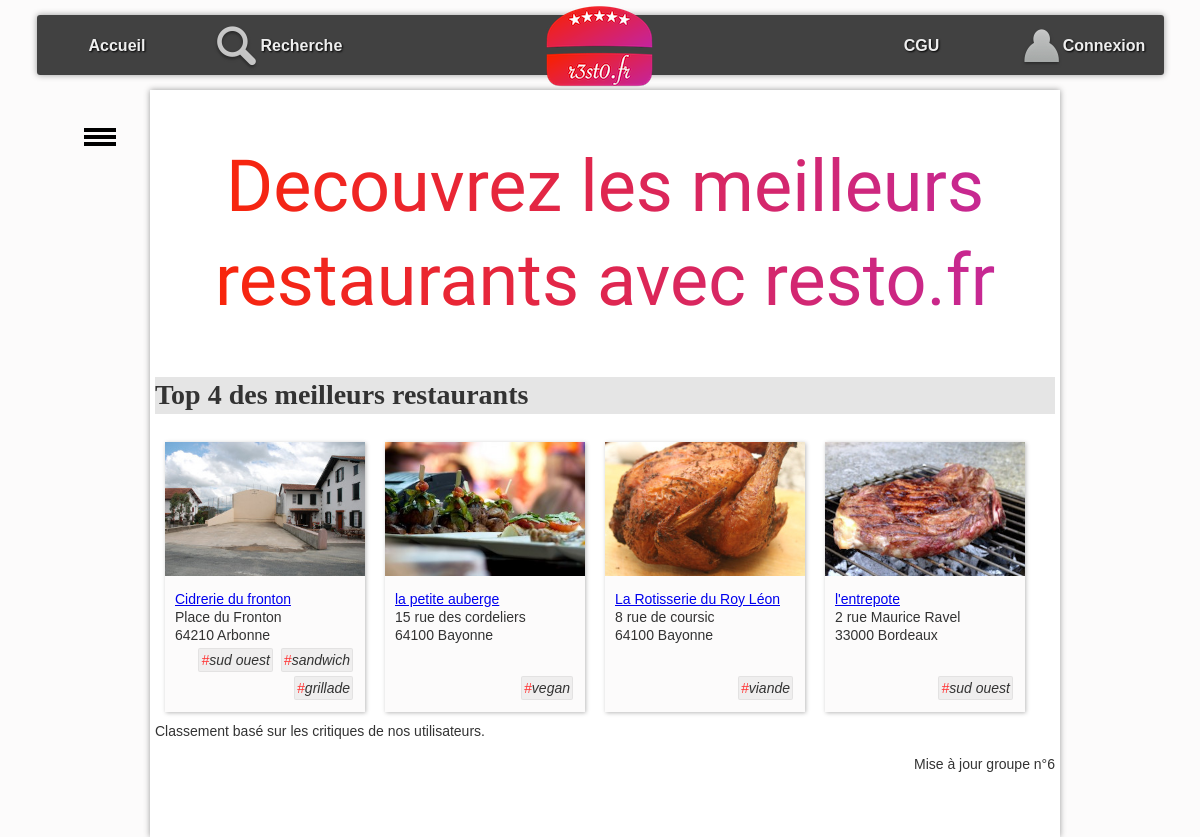
The page / on the database its author committed.
### tables this page shows
CREATE TABLE IF NOT EXISTS `resto` (
  `idR` bigint(20) NOT NULL,
  `nomR` varchar(255) DEFAULT NULL,
  `numAdrR` varchar(20) DEFAULT NULL,
  `voieAdrR` varchar(255) DEFAULT NULL,
  `cpR` char(5) DEFAULT NULL,
  `villeR` varchar(255) DEFAULT NULL,
  `latitudeDegR` float DEFAULT NULL,
  `longitudeDegR` float DEFAULT NULL,
  `descR` text,
  `horairesR` text,
  PRIMARY KEY (`idR`)
);

CREATE TABLE IF NOT EXISTS `photo` (
  `idP` bigint(20) NOT NULL,
  `cheminP` varchar(255) DEFAULT NULL,
  `idR` bigint(20) DEFAULT NULL,
  PRIMARY KEY (`idP`),
  KEY `idR` (`idR`)
);

CREATE TABLE IF NOT EXISTS `typecuisine` (
  `idTC` bigint(20) NOT NULL,
  `libelleTC` varchar(255) DEFAULT NULL,
  PRIMARY KEY (`idTC`)
);

### controleur/accueil.php (called while the page is built, shortened)
<?php
    $listeRestos = RestoDAO::getTop4();
    require_once "$racine/vue/entete.html.php";
    require_once "$racine/vue/vueAccueil.php";
    require_once "$racine/vue/pied.html.php";
?>

### index.php (called while the page is built, shortened)
<?php
require_once "getRacine.php";
require_once "$racine/includes/autoload.inc.php";
if (isset($_GET["action"])){
    $action = $_GET["action"];
}
else{
    $action = "defaut";
}
$fichier = controleurPrincipal($action);
try{
    require_once "$racine/controleur/$fichier";
} catch (Throwable $e) {
    ajouterMessage($action." : ".$e->getMessage());
    $titre = "Erreur";
    require_once "$racine/vue/entete.html.php";
    require_once "$racine/vue/pied.html.php";
}

### includes/autoload.inc.php (called while the page is built, shortened)
<?php
function chargeurBaseEspacesDeNoms(string $className) {
    $fileName = __DIR__ . '/../';
    $fileName .= str_replace('\\', DIRECTORY_SEPARATOR, $className) . '.class.php';
}

### modele/dao/Bdd.class.php (called while the page is built, shortened)
<?php
class Bdd {
    private static ?PDO $pdo=null;
    private static $login = "root";
    private static $mdp = "";
    private static $bd = "resto2";
    private static $serveur = "localhost";
    private static $pdoOptions = array  (
        PDO::MYSQL_ATTR_INIT_COMMAND => "SET NAMES utf8"
        ,PDO::ATTR_ERRMODE => PDO::ERRMODE_EXCEPTION
                                        );
    public static function connecter() : ?PDO  {
        if (is_null(self::$pdo)) {
                self::$pdo = new PDO("mysql:host=".self::$serveur.";dbname=".self::$bd, self::$login, self::$mdp, self::$pdoOptions);
        }
        return self::$pdo;
    }
    public static function getConnexion() : ?PDO {
        return self::$pdo;
    }
}

### modele/dao/RestoDAO.class.php (called while the page is built, shortened)
<?php
class RestoDAO {
    public static function getTop4(): array {
        $lesObjets = array();
        try {
            $requete = "SELECT avg(note) AS MeilleurNotes, r.idR, nomR, numAdrR, voieAdrR, cpR, villeR, latitudeDegR, longitudeDegR, descR, horairesR
                       FROM resto r
                       INNER JOIN critiquer c ON r.idR = c.idR
                       GROUP BY r.idR, nomR, numAdrR, voieAdrR, cpR, villeR, latitudeDegR, longitudeDegR, descR, horairesR
                       ORDER BY MeilleurNotes DESC
                       LIMIT 4;
                    ";
            $stmt = Bdd::getConnexion()->prepare($requete);
            $ok = $stmt->execute();
            if ($ok) {
                while ($enreg = $stmt->fetch(PDO::FETCH_ASSOC)) {
                    $lesObjets[] = self::enregistrementVersObjet($enreg);
                }
            }
        } catch (PDOException $e) {
            throw new Exception("Erreur dans la méthode " . get_called_class() . "::getTop4 : <br/>" . $e->getMessage());
        }
        return $lesObjets;
    }
    private static function enregistrementVersObjet(array $enreg): Resto {
        $id = $enreg['idR'];
        $leResto = new Resto(
                $enreg['idR'], $enreg['nomR'], $enreg['numAdrR'], $enreg['voieAdrR'], $enreg['cpR'], $enreg['villeR'],
                $enreg['latitudeDegR'], $enreg['longitudeDegR'], $enreg['descR'], $enreg['horairesR']
        );
        $lesCritiques = CritiqueDAO::getAllByResto($id);
        $lesPhotos = PhotoDAO::getAllByResto($id);
        $lesTcProposes = TypeCuisineDAO::getAllProposesByIdR($id);
        $leResto->setLesTypesCuisineProposes($lesTcProposes);
        $leResto->setLesPhotos($lesPhotos);
        $leResto->setLesCritiques($lesCritiques);
        return $leResto;
    }
}

### modele/dao/CritiqueDAO.class.php (called while the page is built, shortened)
<?php
class CritiqueDAO {
    public static function getAllByResto(int $idR): array {
        $lesObjets = array();
        try {
            $requete = "SELECT * FROM critiquer c"
                    . " INNER JOIN utilisateur u ON  c.idU = u.idU "
                    . " WHERE idR = :idR";
            $stmt = Bdd::getConnexion()->prepare($requete);
            $stmt->bindParam(':idR', $idR, PDO::PARAM_INT);
            $ok = $stmt->execute();
            if ($ok) {
                while ($enreg = $stmt->fetch(PDO::FETCH_ASSOC)) {
                    $user = new Utilisateur($enreg['idU'], $enreg['mailU'], $enreg['mdpU'], $enreg['pseudoU'], $enreg['adminU']);
                    $lesObjets[] = new Critique($enreg['note'], $enreg['commentaire'], $user);
                }
            }
        } catch (PDOException $e) {
            throw new Exception("Erreur dans la méthode " . get_called_class() . "::getAllByResto : <br/>" . $e->getMessage());
        }
        return $lesObjets;
    }
}

### modele/dao/PhotoDAO.class.php (called while the page is built, shortened)
<?php
class PhotoDAO {
    public static function getAllByResto(int $idR): array {
        $lesObjets = array();
        try {
            $requete = "SELECT * FROM photo WHERE idR = :idR";
            $stmt = Bdd::getConnexion()->prepare($requete);
            $stmt->bindParam(':idR', $idR, PDO::PARAM_INT);
            $ok = $stmt->execute();
            if ($ok) {
                while ($enreg = $stmt->fetch(PDO::FETCH_ASSOC)) {
                    $lesObjets[] = new Photo($enreg['idP'], $enreg['cheminP']);
                }
            }
        } catch (PDOException $e) {
            throw new Exception("Erreur dans la méthode " . get_called_class() . "::getAllByResto : <br/>" . $e->getMessage());
        }
        return $lesObjets;
    }
}

### modele/dao/TypeCuisineDAO.class.php (called while the page is built, shortened)
<?php
class TypeCuisineDAO {
    public static function getAllProposesByIdR(int $idR) : array {
        $lesObjets = array();
        try {
            $requete = "select typeCuisine.* from typeCuisine inner join proposer on typeCuisine.idTC = proposer.idTC where proposer.idR = :idR";
            $stmt = Bdd::getConnexion()->prepare($requete);
            $stmt->bindParam(':idR', $idR, PDO::PARAM_INT);
            $ok = $stmt->execute();
            if ($ok) {
                while ($enreg = $stmt->fetch(PDO::FETCH_ASSOC)) {
                    $lesObjets[] = new TypeCuisine($enreg['idTC'], $enreg['libelleTC']);
                }
            }
        } catch (PDOException $e) {
            throw new Exception("Erreur dans la méthode " . get_called_class() . "::getAllProposesByIdR : <br/>" . $e->getMessage());
        }
        return $lesObjets;
    }
}

### modele/metier/Resto.class.php (called while the page is built, shortened)
<?php
class Resto {
    private int $idR;
    private ?string $nomR;
    private ?string $numAdr;
    private ?string $voieAdr;
    private ?string $cpR;
    private ?string $villeR;
    private array $lesPhotos;
    private array $lesTypesCuisineProposes;
    function __construct(int $idR, string $nomR, ?string $numAdr, ?string $voieAdr, ?string $cpR, ?string $villeR, ?float $latitudeDegR, ?float $longitudeDegR, ?string $descR, ?string $horairesR) {
        $this->idR = $idR;
        $this->nomR = $nomR;
        $this->numAdr = $numAdr;
        $this->voieAdr = $voieAdr;
        $this->cpR = $cpR;
        $this->villeR = $villeR;
        $this->lesPhotos = array();
        $this->lesTypesCuisineProposes = array();
    }
    function getIdR(): int {
        return $this->idR;
    }
    function getNomR(): ?string {
        return $this->nomR;
    }
    function getNumAdr(): ?string {
        return $this->numAdr;
    }
    function getVoieAdr(): ?string {
        return $this->voieAdr;
    }
    function getCpR(): ?string {
        return $this->cpR;
    }
    function getVilleR(): ?string {
        return $this->villeR;
    }
    function getLesPhotos(): array {
        return $this->lesPhotos;
    }
    function getLesTypesCuisineProposes(): array {
        return $this->lesTypesCuisineProposes;
    }
    function setLesPhotos(array $lesPhotos): void {
        $this->lesPhotos = $lesPhotos;
    }
    function setLesTypesCuisineProposes(array $lesTypesCuisineProposes): void {
        $this->lesTypesCuisineProposes = $lesTypesCuisineProposes;
    }
}

### modele/metier/Photo.class.php (called while the page is built, shortened)
<?php
class Photo {
    function __construct(int $idP, string $cheminP) {
        $this->cheminP = $cheminP;
    }
}

### modele/metier/TypeCuisine.class.php (called while the page is built, shortened)
<?php
class TypeCuisine {
    private string $libelleTC;
    function __construct(int $idTC, string $libelleTC) {
        $this->libelleTC = $libelleTC;
    }
    function getLibelleTC(): string {
        return $this->libelleTC;
    }
}

### vue/vueAccueil.php (the view, shortened to what this page needs)
<div id="accroche">Decouvrez les meilleurs restaurants avec resto.fr</div>
<h1>Top 4 des meilleurs restaurants</h1>
<?php
foreach ($listeRestos as $unResto) {
     ?>
    <div class="card">
        <div class="photoCard">
            <?php
            $lesPhotos = $unResto->getLesPhotos();
            if (count($lesPhotos) > 0) {
                $laPhotoPrincipale = $lesPhotos[0];
                ?>
                <img src="photos/<?= $laPhotoPrincipale->getCheminP() ?>" alt="photo du restaurant" />
    <?php } ?>
        </div>
        <div class="descrCard">
            <a href="./?action=detail&idR=<?= $unResto->getIdR() ?>"><?= $unResto->getNomR() ?></a>
            <br />
            <?= $unResto->getNumAdr() ?>
            <?= $unResto->getVoieAdr() ?>
            <br />
    <?= $unResto->getCpR() ?>
    <?= $unResto->getVilleR() ?>
        </div>
        <div class="tagCard">
            <ul id="tagFood">
                <?php
                foreach ($unResto->getLesTypesCuisineProposes() as $unTC) {
                ?>
                    <li class="tag"><span class="tag">#</span><?= $unTC->getLibelleTC() ?></li>
                <?php
                } ?>
            </ul>
        </div>
    </div>
<?php
}
?>
Classement basé sur les critiques de nos utilisateurs.

### css/base.css (style rules this page uses)
:root { --largeurPage: 900px; --largeurMenuCont : 200px; --margeCalc: calc((100% - var(--largeurPage)) / 2); --margeMenuHaut : 15px; --hauteurMenuGene:60px; --coulA1:#5A7694; --coulA2:#D7E5ED; --coulB1:#566459; --coulB2:#90974A; --coulC:#CDBCA0; --fondC:#fcfbfb; --padding_cote:5px; }
body { font-family: Arial; color : #333; font-size : 14px; line-height : 1.3; scroll-behavior: smooth; background-color : var(--fondC); }
#accroche { margin-top : 50px; margin-bottom : 50px; color : #333; font-size : 14px; text-align: center; font-family: 'Lobster', cursive; font-size: 72px; background: linear-gradient(90deg, #FC2500, #C2289F ); -webkit-background-clip: text; -webkit-text-fill-color: transparent; }

### css/cgu.css (style rules this page uses)
h1,h2,h3,h4 { font-family: Futura; background-color : rgba(0,0,0,0.1); }

### css/corps.css (style rules this page uses)
#tagFood { display:inline-block; padding-left : 0px; font-style: italic; margin : 0px; }
li.tag { display:inline-block; border:1px solid rgba(0,0,0,0.05); background-color:rgba(0,0,0,0.05); padding:2px; margin:2px; border-radius: 2px; }
span.tag { color:rgb(255,50,50); }
div.card { position : relative; width:180px; height : 250px; float:left; padding:10px; margin : 10px; background-color : var(--fondC); box-shadow: 1px 1px 4px #bbb; }
div.photoCard>img { position : relative; top:-10px; left : -10px; max-width : 200px; max-height: 140px; }
div.descrCard { position : relative; top:0px; }
div.tagCard { position:absolute; bottom:10px; width : 180px; text-align: right; }

### rows shown on the page
resto: photo.cheminP (picture), nomR "Cidrerie du fronton", voieAdrR "Place du Fronton", cpR "64210", villeR "Arbonne"
typecuisine: libelleTC "sud ouest"
typecuisine: libelleTC "sandwich"
typecuisine: libelleTC "grillade"
resto: photo.cheminP (picture), nomR "la petite auberge", numAdrR "15", voieAdrR "rue des cordeliers", cpR "64100", villeR "Bayonne"
typecuisine: libelleTC "vegan"
resto: photo.cheminP (picture), nomR "La Rotisserie du Roy Léon", numAdrR "8", voieAdrR "rue de coursic", cpR "64100", villeR "Bayonne"
typecuisine: libelleTC "viande"
resto: photo.cheminP (picture), nomR "l'entrepote", numAdrR "2", voieAdrR "rue Maurice Ravel", cpR "33000", villeR "Bordeaux"
